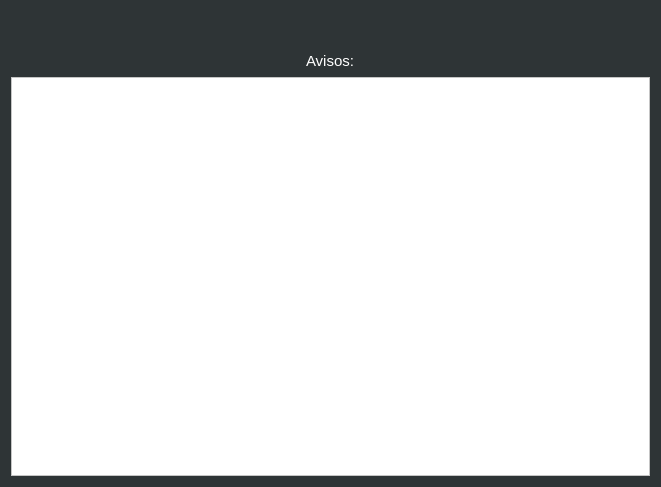
<?xml version="1.0" encoding="UTF-8"?>
<ui version="4.0">
 <class>FIAPanelHome</class>
 <widget class="QWidget" name="FIAPanelHome">
  <property name="geometry">
   <rect>
    <x>0</x>
    <y>0</y>
    <width>661</width>
    <height>487</height>
   </rect>
  </property>
  <property name="palette">
   <palette>
    <active>
     <colorrole role="WindowText">
      <brush brushstyle="SolidPattern">
       <color alpha="255">
        <red>255</red>
        <green>255</green>
        <blue>255</blue>
       </color>
      </brush>
     </colorrole>
     <colorrole role="Button">
      <brush brushstyle="SolidPattern">
       <color alpha="255">
        <red>46</red>
        <green>52</green>
        <blue>54</blue>
       </color>
      </brush>
     </colorrole>
     <colorrole role="Light">
      <brush brushstyle="SolidPattern">
       <color alpha="255">
        <red>85</red>
        <green>87</green>
        <blue>83</blue>
       </color>
      </brush>
     </colorrole>
     <colorrole role="Text">
      <brush brushstyle="SolidPattern">
       <color alpha="255">
        <red>255</red>
        <green>255</green>
        <blue>255</blue>
       </color>
      </brush>
     </colorrole>
     <colorrole role="Base">
      <brush brushstyle="SolidPattern">
       <color alpha="255">
        <red>46</red>
        <green>52</green>
        <blue>54</blue>
       </color>
      </brush>
     </colorrole>
     <colorrole role="Window">
      <brush brushstyle="SolidPattern">
       <color alpha="255">
        <red>46</red>
        <green>52</green>
        <blue>54</blue>
       </color>
      </brush>
     </colorrole>
     <colorrole role="Shadow">
      <brush brushstyle="SolidPattern">
       <color alpha="255">
        <red>46</red>
        <green>52</green>
        <blue>54</blue>
       </color>
      </brush>
     </colorrole>
     <colorrole role="Highlight">
      <brush brushstyle="SolidPattern">
       <color alpha="255">
        <red>237</red>
        <green>20</green>
        <blue>93</blue>
       </color>
      </brush>
     </colorrole>
     <colorrole role="ToolTipBase">
      <brush brushstyle="SolidPattern">
       <color alpha="255">
        <red>85</red>
        <green>87</green>
        <blue>83</blue>
       </color>
      </brush>
     </colorrole>
     <colorrole role="ToolTipText">
      <brush brushstyle="SolidPattern">
       <color alpha="255">
        <red>237</red>
        <green>20</green>
        <blue>93</blue>
       </color>
      </brush>
     </colorrole>
     <colorrole role="PlaceholderText">
      <brush brushstyle="SolidPattern">
       <color alpha="128">
        <red>255</red>
        <green>255</green>
        <blue>255</blue>
       </color>
      </brush>
     </colorrole>
    </active>
    <inactive>
     <colorrole role="WindowText">
      <brush brushstyle="SolidPattern">
       <color alpha="255">
        <red>255</red>
        <green>255</green>
        <blue>255</blue>
       </color>
      </brush>
     </colorrole>
     <colorrole role="Button">
      <brush brushstyle="SolidPattern">
       <color alpha="255">
        <red>46</red>
        <green>52</green>
        <blue>54</blue>
       </color>
      </brush>
     </colorrole>
     <colorrole role="Light">
      <brush brushstyle="SolidPattern">
       <color alpha="255">
        <red>85</red>
        <green>87</green>
        <blue>83</blue>
       </color>
      </brush>
     </colorrole>
     <colorrole role="Text">
      <brush brushstyle="SolidPattern">
       <color alpha="255">
        <red>255</red>
        <green>255</green>
        <blue>255</blue>
       </color>
      </brush>
     </colorrole>
     <colorrole role="Base">
      <brush brushstyle="SolidPattern">
       <color alpha="255">
        <red>46</red>
        <green>52</green>
        <blue>54</blue>
       </color>
      </brush>
     </colorrole>
     <colorrole role="Window">
      <brush brushstyle="SolidPattern">
       <color alpha="255">
        <red>46</red>
        <green>52</green>
        <blue>54</blue>
       </color>
      </brush>
     </colorrole>
     <colorrole role="Shadow">
      <brush brushstyle="SolidPattern">
       <color alpha="255">
        <red>46</red>
        <green>52</green>
        <blue>54</blue>
       </color>
      </brush>
     </colorrole>
     <colorrole role="Highlight">
      <brush brushstyle="SolidPattern">
       <color alpha="255">
        <red>237</red>
        <green>20</green>
        <blue>93</blue>
       </color>
      </brush>
     </colorrole>
     <colorrole role="ToolTipBase">
      <brush brushstyle="SolidPattern">
       <color alpha="255">
        <red>85</red>
        <green>87</green>
        <blue>83</blue>
       </color>
      </brush>
     </colorrole>
     <colorrole role="ToolTipText">
      <brush brushstyle="SolidPattern">
       <color alpha="255">
        <red>237</red>
        <green>20</green>
        <blue>93</blue>
       </color>
      </brush>
     </colorrole>
     <colorrole role="PlaceholderText">
      <brush brushstyle="SolidPattern">
       <color alpha="128">
        <red>255</red>
        <green>255</green>
        <blue>255</blue>
       </color>
      </brush>
     </colorrole>
    </inactive>
    <disabled>
     <colorrole role="WindowText">
      <brush brushstyle="SolidPattern">
       <color alpha="255">
        <red>190</red>
        <green>190</green>
        <blue>190</blue>
       </color>
      </brush>
     </colorrole>
     <colorrole role="Button">
      <brush brushstyle="SolidPattern">
       <color alpha="255">
        <red>46</red>
        <green>52</green>
        <blue>54</blue>
       </color>
      </brush>
     </colorrole>
     <colorrole role="Light">
      <brush brushstyle="SolidPattern">
       <color alpha="255">
        <red>85</red>
        <green>87</green>
        <blue>83</blue>
       </color>
      </brush>
     </colorrole>
     <colorrole role="Text">
      <brush brushstyle="SolidPattern">
       <color alpha="255">
        <red>190</red>
        <green>190</green>
        <blue>190</blue>
       </color>
      </brush>
     </colorrole>
     <colorrole role="Base">
      <brush brushstyle="SolidPattern">
       <color alpha="255">
        <red>46</red>
        <green>52</green>
        <blue>54</blue>
       </color>
      </brush>
     </colorrole>
     <colorrole role="Window">
      <brush brushstyle="SolidPattern">
       <color alpha="255">
        <red>46</red>
        <green>52</green>
        <blue>54</blue>
       </color>
      </brush>
     </colorrole>
     <colorrole role="Shadow">
      <brush brushstyle="SolidPattern">
       <color alpha="255">
        <red>46</red>
        <green>52</green>
        <blue>54</blue>
       </color>
      </brush>
     </colorrole>
     <colorrole role="Highlight">
      <brush brushstyle="SolidPattern">
       <color alpha="255">
        <red>145</red>
        <green>145</green>
        <blue>145</blue>
       </color>
      </brush>
     </colorrole>
     <colorrole role="ToolTipBase">
      <brush brushstyle="SolidPattern">
       <color alpha="255">
        <red>85</red>
        <green>87</green>
        <blue>83</blue>
       </color>
      </brush>
     </colorrole>
     <colorrole role="ToolTipText">
      <brush brushstyle="SolidPattern">
       <color alpha="255">
        <red>237</red>
        <green>20</green>
        <blue>93</blue>
       </color>
      </brush>
     </colorrole>
     <colorrole role="PlaceholderText">
      <brush brushstyle="SolidPattern">
       <color alpha="128">
        <red>0</red>
        <green>0</green>
        <blue>0</blue>
       </color>
      </brush>
     </colorrole>
    </disabled>
   </palette>
  </property>
  <property name="windowTitle">
   <string>FIAPanelHome</string>
  </property>
  <property name="styleSheet">
   <string notr="true">background-color: rgb(46, 52, 54);</string>
  </property>
  <layout class="QVBoxLayout" name="verticalLayout">
   <item>
    <spacer name="verticalSpacer">
     <property name="orientation">
      <enum>Qt::Vertical</enum>
     </property>
     <property name="sizeType">
      <enum>QSizePolicy::Preferred</enum>
     </property>
     <property name="sizeHint" stdset="0">
      <size>
       <width>20</width>
       <height>40</height>
      </size>
     </property>
    </spacer>
   </item>
   <item>
    <layout class="QHBoxLayout" name="horizontalLayout">
     <item>
      <spacer name="horizontalSpacer">
       <property name="orientation">
        <enum>Qt::Horizontal</enum>
       </property>
       <property name="sizeHint" stdset="0">
        <size>
         <width>40</width>
         <height>20</height>
        </size>
       </property>
      </spacer>
     </item>
     <item>
      <widget class="QLabel" name="avisosLabel">
       <property name="styleSheet">
        <string notr="true">color: rgb(255, 255, 255);
font-size: 15px;</string>
       </property>
       <property name="text">
        <string>Avisos:</string>
       </property>
      </widget>
     </item>
     <item>
      <spacer name="horizontalSpacer_2">
       <property name="orientation">
        <enum>Qt::Horizontal</enum>
       </property>
       <property name="sizeHint" stdset="0">
        <size>
         <width>40</width>
         <height>20</height>
        </size>
       </property>
      </spacer>
     </item>
    </layout>
   </item>
   <item>
    <widget class="QTableWidget" name="avisosTableWidget">
     <property name="styleSheet">
      <string notr="true">background-color: rgb(255, 255, 255);
font-size: 13px;
selection-background-color: rgb(255, 43, 116);</string>
     </property>
     <property name="editTriggers">
      <set>QAbstractItemView::NoEditTriggers</set>
     </property>
     <property name="gridStyle">
      <enum>Qt::NoPen</enum>
     </property>
     <property name="sortingEnabled">
      <bool>true</bool>
     </property>
    </widget>
   </item>
  </layout>
 </widget>
 <resources/>
 <connections/>
</ui>
